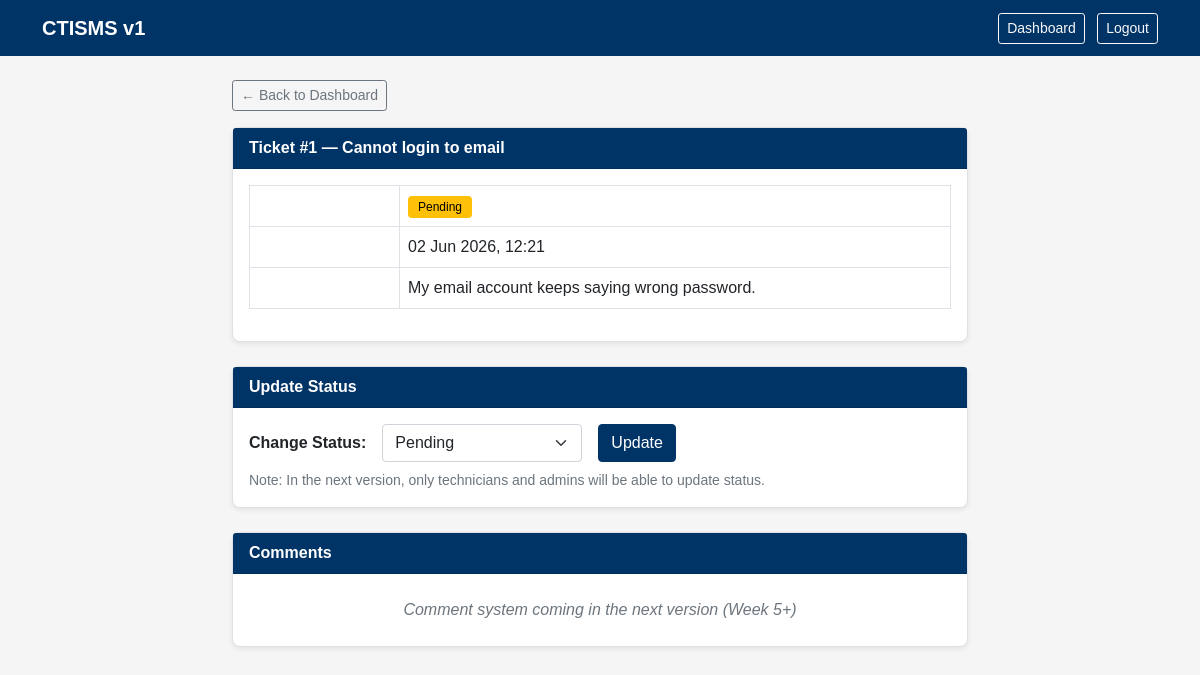
The page /view_ticket.php?id=1 (signed in) on the database its author committed.
### tables this page shows
CREATE TABLE `tickets` (
  `id`          INT          NOT NULL AUTO_INCREMENT,
  `title`       VARCHAR(255) NOT NULL,
  `description` TEXT         NOT NULL,
  `status`      VARCHAR(30)  NOT NULL DEFAULT 'Pending',
  `user_id`     INT          NOT NULL,
  `created_at`  DATETIME     NOT NULL DEFAULT CURRENT_TIMESTAMP,
  PRIMARY KEY (`id`),
  KEY `user_id` (`user_id`)
);

### view_ticket.php (the view, shortened to what this page needs)
<?php
require_once 'config/db.php';
$id = (int)($_GET['id'] ?? 0);
$stmt = $pdo->prepare("SELECT * FROM tickets WHERE id = ?");
$stmt->execute([$id]);
$ticket = $stmt->fetch();
?>
<!DOCTYPE html>
<html lang="en">
<head>
    <link href="https://cdn.jsdelivr.net/npm/bootstrap@5.1.3/dist/css/bootstrap.min.css" rel="stylesheet">
    <link href="assets/css/style.css" rel="stylesheet">
</head>
<body>
<nav class="navbar navbar-expand-lg mb-4">
    <div class="container">
        <a class="navbar-brand fw-bold" href="dashboard.php">CTISMS v1</a>
        <div class="ms-auto">
            <a href="dashboard.php" class="btn btn-sm btn-outline-light me-2">Dashboard</a>
            <a href="logout.php" class="btn btn-sm btn-outline-light">Logout</a>
        </div>
    </div>
</nav>
<div class="container">
    <div class="row justify-content-center">
        <div class="col-md-8">
            <a href="dashboard.php" class="btn btn-sm btn-outline-secondary mb-3">
                ← Back to Dashboard
            </a>
            <div class="card mb-4">
                <div class="card-header">
                    Ticket #<?= $ticket['id'] ?> — <?= htmlspecialchars($ticket['title']) ?>
                </div>
                <div class="card-body">
                    <table class="table table-bordered">
                        <tr>
                            <th style="width:150px">Status</th>
                            <td>
                                <?php
                                if ($ticket['status'] == 'Pending')
                                    echo '<span class="badge-pending">' . $ticket['status'] . '</span>';
                                elseif ($ticket['status'] == 'In Progress')
                                    echo '<span class="badge-inprogress">' . $ticket['status'] . '</span>';
                                else
                                    echo '<span class="badge-resolved">' . $ticket['status'] . '</span>';
                                ?>
                            </td>
                        </tr>
                        <tr>
                            <th>Submitted</th>
                            <td><?= date('d M Y, H:i', strtotime($ticket['created_at'])) ?></td>
                        </tr>
                        <tr>
                            <th>Description</th>
                            <td><?= nl2br(htmlspecialchars($ticket['description'])) ?></td>
                        </tr>
                    </table>
                </div>
            </div>
            <?php if ($ticket['status'] !== 'Resolved'): ?>
            <div class="card">
                <div class="card-header">Update Status</div>
                <div class="card-body">
                    <form method="POST" class="d-flex align-items-center gap-3">
                        <label class="mb-0 fw-bold">Change Status:</label>
                        <select name="status" class="form-select" style="width:200px">
                            <option <?= $ticket['status']=='Pending'     ? 'selected' : '' ?>>Pending</option>
                        </select>
                        <button type="submit" name="update_status" class="btn btn-primary">
                            Update
                        </button>
                    </form>
                    <small class="text-muted mt-2 d-block">
                        Note: In the next version, only technicians and admins will be able to update status.
                    </small>
                </div>
            </div>
            <?php else: ?>
            <div class="alert alert-success">
                This ticket has been resolved. <a href="dashboard.php">Go back</a>
            </div>
            <?php endif; ?>
            <div class="card mt-4">
                <div class="card-header">Comments</div>
                <div class="card-body text-muted text-center py-4">
                    <em>Comment system coming in the next version (Week 5+)</em>
                </div>
            </div>
        </div>
    </div>
</div>
</body>
</html>

### assets/css/style.css (style rules this page uses)
body { background-color: #f5f5f5; font-family: Arial, sans-serif; }
.navbar { background-color: #003366; }
.navbar-brand, .nav-link { color: #ffffff !important; }
.card { border-radius: 8px; border: 1px solid #dee2e6; box-shadow: 0 2px 5px rgba(0,0,0,0.08); }
.card-header { background-color: #003366; color: white; font-weight: bold; }
.badge-pending { background-color: #ffc107; color: #000; padding: 4px 10px; border-radius: 4px; font-size: 12px; }
.btn-primary { background-color: #003366; border-color: #003366; }
table th { background-color: #003366; color: white; }

### rows shown on the page
tickets: id "1", title "Cannot login to email", status "Pending", created_at "02 Jun 2026, 12:21", description "My email account keeps saying wrong password."
